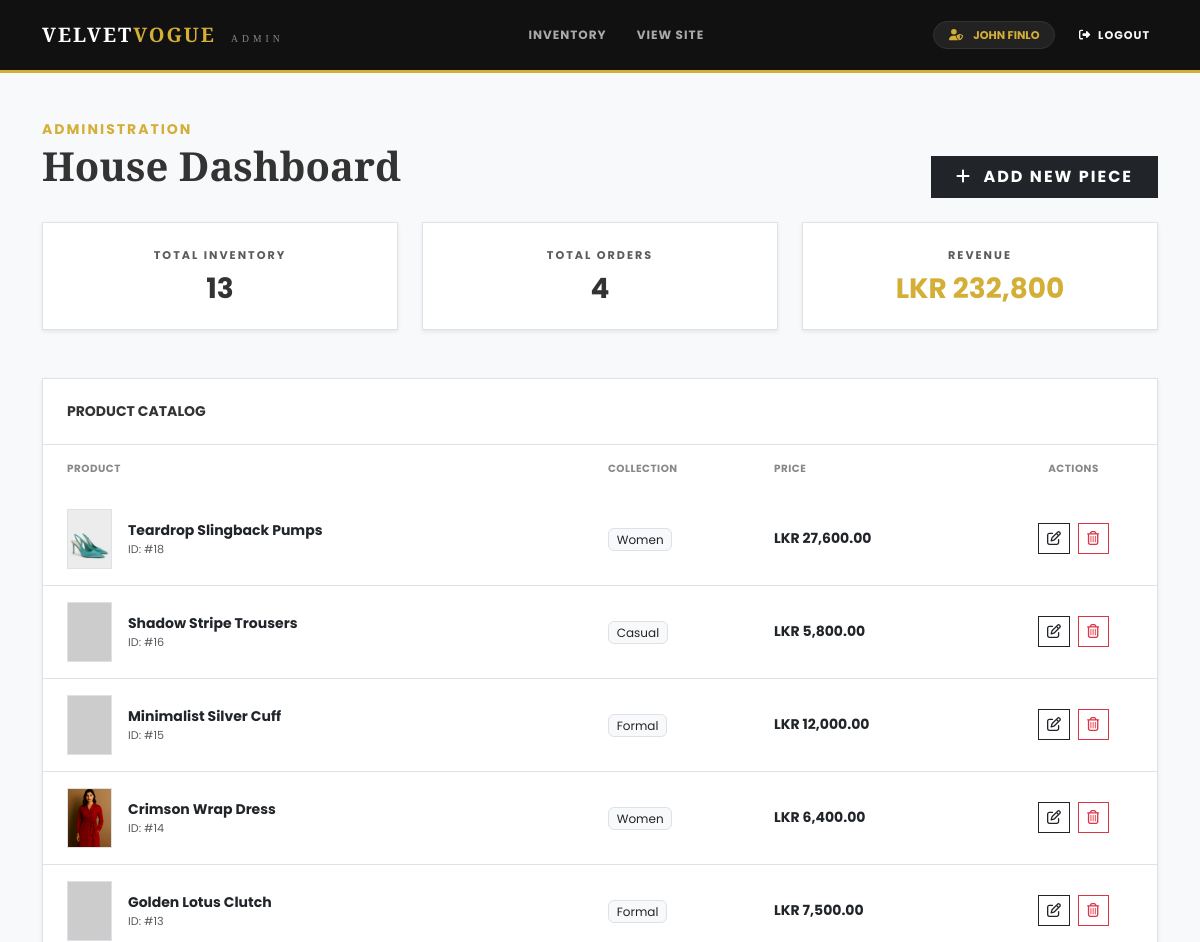
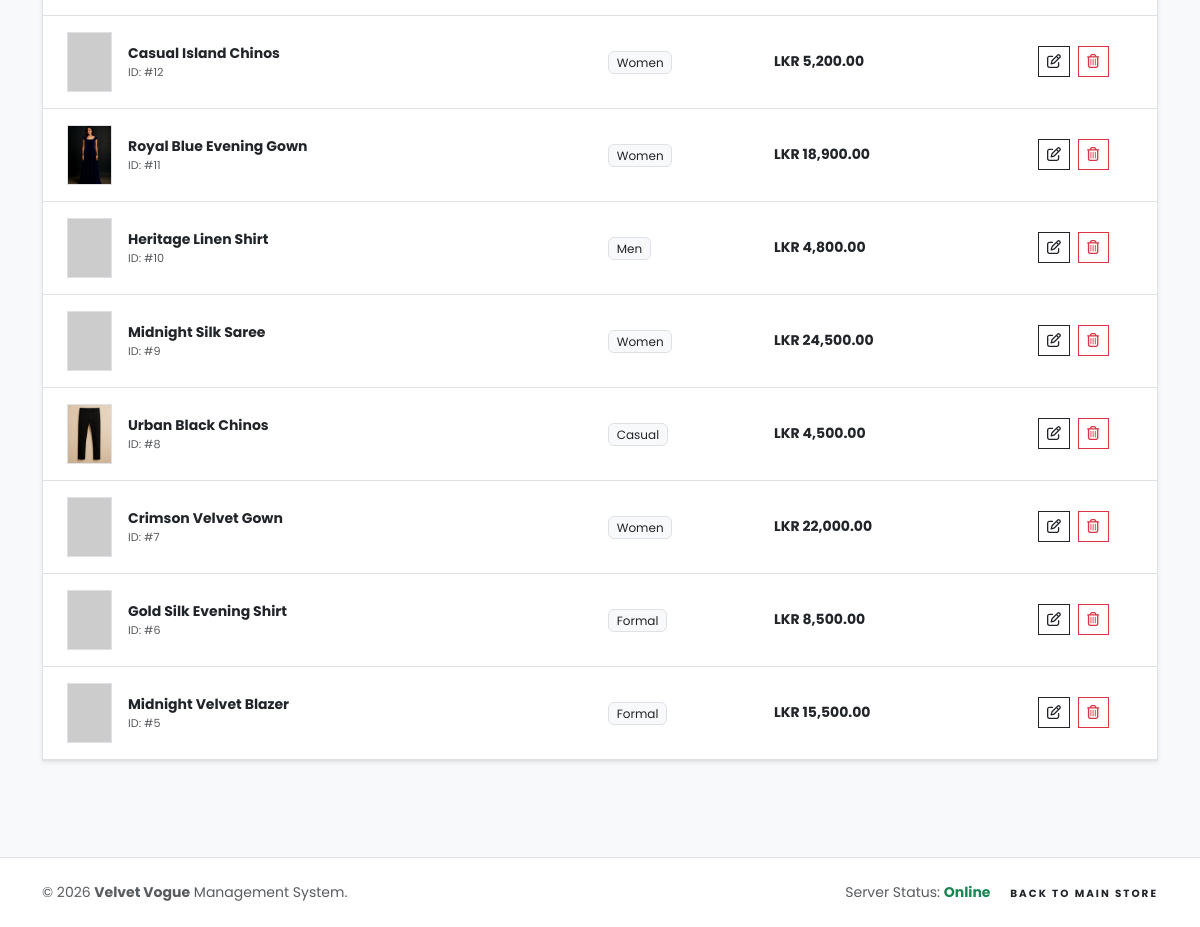
Page /admin/dashboard.php (signed in) on the committed database (2 pictures, top to bottom).
### tables this page shows
CREATE TABLE `products` (
  `id` int(11) NOT NULL,
  `name` varchar(255) DEFAULT NULL,
  `category_id` int(11) DEFAULT NULL,
  `description` text DEFAULT NULL,
  `price` decimal(10,2) DEFAULT NULL,
  `size` varchar(10) DEFAULT NULL,
  `colour` varchar(50) DEFAULT NULL,
  `image` varchar(255) DEFAULT NULL
);

CREATE TABLE `categories` (
  `id` int(11) NOT NULL,
  `name` varchar(100) DEFAULT NULL
);

### admin/dashboard.php (the view, shortened to what this page needs)
<?php
include 'includes/admin_header.php';
$total_products_res = mysqli_query($conn, "SELECT COUNT(*) as count FROM products");
$total_products = ($total_products_res) ? mysqli_fetch_assoc($total_products_res)['count'] : 0;
$total_orders_res = mysqli_query($conn, "SELECT COUNT(*) as count FROM orders");
$total_orders = ($total_orders_res) ? mysqli_fetch_assoc($total_orders_res)['count'] : 0;
$total_revenue_res = mysqli_query($conn, "SELECT SUM(total_amount) as total FROM orders");
$total_revenue = ($total_revenue_res) ? (mysqli_fetch_assoc($total_revenue_res)['total'] ?? 0) : 0;
$products_res = mysqli_query($conn, "SELECT p.*, c.name as category_name
                                     FROM products p
                                     LEFT JOIN categories c ON p.category_id = c.id
                                     ORDER BY p.id DESC");
?>
<div class="container py-5">
    <div class="d-flex justify-content-between align-items-end mb-4">
        <div>
            <h6 class="text-gold fw-bold text-uppercase tracking-widest small mb-1">Administration</h6>
            <h2 class="fw-bold display-6" style="font-family: 'Playfair Display', serif;">House Dashboard</h2>
        </div>
        <a href="add_product.php" class="btn btn-dark px-4 py-2 rounded-0 small fw-bold tracking-widest">
            <i class="fas fa-plus me-2"></i> ADD NEW PIECE
        </a>
    </div>
    <div class="row g-4 mb-5 text-center">
        <div class="col-md-4">
            <div class="p-4 border bg-white shadow-sm">
                <p class="text-muted extra-small text-uppercase tracking-widest fw-bold mb-2">Total Inventory</p>
                <h3 class="fw-bold mb-0"><?php echo $total_products; ?></h3>
            </div>
        </div>
        <div class="col-md-4">
            <div class="p-4 border bg-white shadow-sm">
                <p class="text-muted extra-small text-uppercase tracking-widest fw-bold mb-2">Total Orders</p>
                <h3 class="fw-bold mb-0"><?php echo $total_orders; ?></h3>
            </div>
        </div>
        <div class="col-md-4">
            <div class="p-4 border bg-white shadow-sm">
                <p class="text-muted extra-small text-uppercase tracking-widest fw-bold mb-2">Revenue</p>
                <h3 class="fw-bold text-gold mb-0">LKR <?php echo number_format($total_revenue, 0); ?></h3>
            </div>
        </div>
    </div>
    <div class="bg-white border shadow-sm">
        <div class="p-4 border-bottom d-flex justify-content-between align-items-center">
            <h5 class="fw-bold mb-0 small text-uppercase tracking-wider">Product Catalog</h5>
        </div>
        <div class="table-responsive">
            <table class="table align-middle mb-0">
                <thead class="bg-light">
                    <tr>
                        <th class="ps-4 border-0 py-3 small text-uppercase tracking-widest">Product</th>
                        <th class="border-0 py-3 small text-uppercase tracking-widest">Collection</th>
                        <th class="border-0 py-3 small text-uppercase tracking-widest">Price</th>
                        <th class="border-0 py-3 small text-uppercase tracking-widest text-center">Actions</th>
                    </tr>
                </thead>
                <tbody>
                    <?php if($products_res && mysqli_num_rows($products_res) > 0): ?>
                        <?php while($row = mysqli_fetch_assoc($products_res)): ?>
                        <tr>
                            <td class="ps-4">
                                <div class="d-flex align-items-center py-2">
                                    <img src="../assets/images/<?php echo htmlspecialchars($row['image']); ?>"
                                         class="border" style="width: 45px; height: 60px; object-fit: cover;"
                                         onerror="this.src='https://via.placeholder.com/45x60?text=No+Img'">
                                    <div class="ms-3">
                                        <p class="fw-bold mb-0 small"><?php echo htmlspecialchars($row['name']); ?></p>
                                        <p class="text-muted mb-0 extra-small">ID: #<?php echo $row['id']; ?></p>
                                    </div>
                                </div>
                            </td>
                            <td>
                                <span class="badge bg-light text-dark border fw-normal"><?php echo htmlspecialchars($row['category_name'] ?? 'Uncategorized'); ?></span>
                            </td>
                            <td class="fw-bold small">LKR <?php echo number_format($row['price'], 2); ?></td>
                            <td class="text-center">
                                <div class="d-flex justify-content-center gap-2">
                                    <a href="edit_product.php?id=<?php echo $row['id']; ?>" class="btn btn-outline-dark btn-sm rounded-0" title="Edit">
                                        <i class="far fa-edit"></i>
                                    </a>
                                    <a href="delete_product.php?id=<?php echo $row['id']; ?>"
                                       class="btn btn-outline-danger btn-sm rounded-0"
                                       onclick="return confirm('Remove this piece from the collection permanently?')" title="Delete">
                                        <i class="far fa-trash-alt"></i>
                                    </a>
                                </div>
                            </td>
                        </tr>
                        <?php endwhile; ?>
                    <?php else: ?>
                        <tr>
                            <td colspan="4" class="text-center py-5 text-muted">No products found in the boutique inventory.</td>
                        </tr>
                    <?php endif; ?>
                </tbody>
            </table>
        </div>
    </div>
</div>
<?php include 'includes/admin_footer.php'; ?>

### admin/includes/admin_header.php (shortened to what this page needs)
<!DOCTYPE html>
<html lang="en">
<head>
    <link href="https://cdn.jsdelivr.net/npm/bootstrap@5.3.0/dist/css/bootstrap.min.css" rel="stylesheet">
    <link rel="stylesheet" href="https://cdnjs.cloudflare.com/ajax/libs/font-awesome/6.4.0/css/all.min.css">
</head>
<body>
<nav class="navbar navbar-expand-lg admin-nav sticky-top">
    <div class="container">
        <a class="navbar-brand admin-brand" href="dashboard.php">VELVET<span>VOGUE</span> <small class="ms-2 fw-normal opacity-50" style="font-size: 0.6rem; letter-spacing: 4px;">ADMIN</small></a>
        <div class="collapse navbar-collapse" id="adminMenu">
            <ul class="navbar-nav mx-auto">
                <li class="nav-item">
                    <a class="nav-link nav-link-admin" href="dashboard.php">Inventory</a>
                </li>
                <li class="nav-item">
                    <a class="nav-link nav-link-admin" href="../shop.php" target="_blank">View Site</a>
                </li>
            </ul>
            <div class="d-flex align-items-center gap-3">
                <span class="admin-user-tag">
                    <i class="fas fa-user-shield me-2"></i> <?php echo strtoupper($_SESSION['user']['name']); ?>
                </span>
                <a href="../logout.php" class="btn btn-outline-light btn-sm rounded-0 border-0 fw-bold" title="Logout" style="font-size: 0.7rem; letter-spacing: 1px;">
                    <i class="fas fa-sign-out-alt me-1"></i> LOGOUT
                </a>
            </div>
        </div>
    </div>
</nav>

### admin/includes/admin_footer.php (shortened to what this page needs)
<footer class="py-4 mt-5 bg-white border-top">
    <div class="container">
        <div class="d-flex justify-content-between align-items-center flex-wrap">
            <p class="text-muted small mb-0">&copy; <?php echo date('Y'); ?> <strong>Velvet Vogue</strong> Management System.</p>
            <div class="small">
                <span class="text-muted me-3">Server Status: <span class="text-success fw-bold">Online</span></span>
                <a href="../index.php" class="text-dark text-decoration-none fw-bold tracking-widest" style="font-size: 0.65rem;">BACK TO MAIN STORE</a>
            </div>
        </div>
    </div>
</footer>
</body>
</html>

### admin/includes/admin_header.php (style rules this page uses)
:root { --admin-gold: #d4af37; --admin-dark: #111; }
body { font-family: 'Poppins', sans-serif; background-color: #f8f9fa; color: #333; }
.admin-nav { background: var(--admin-dark); border-bottom: 3px solid var(--admin-gold); padding: 15px 0; }
.admin-brand { font-family: 'Playfair Display', serif; color: white !important; letter-spacing: 2px; text-transform: uppercase; font-weight: 700; }
.admin-brand span { color: var(--admin-gold); }
.nav-link-admin { color: #aaa !important; font-size: 0.75rem; font-weight: 700; letter-spacing: 1px; text-transform: uppercase; transition: 0.3s; padding: 10px 15px !important; }
.admin-user-tag { background: #222; border: 1px solid #333; padding: 5px 15px; border-radius: 50px; color: var(--admin-gold); font-size: 0.7rem; font-weight: 700; }
.text-gold { color: var(--admin-gold) !important; }
.tracking-widest { letter-spacing: 2px; }

### admin/dashboard.php (style rules this page uses)
.text-gold { color: #d4af37 !important; }
.extra-small { font-size: 0.7rem; }
.tracking-widest { letter-spacing: 2px; }
.table thead th { font-weight: 700; color: #888; letter-spacing: 0.5px; font-size: 0.65rem; }

### rows in the picture
products: image (picture), name "Teardrop Slingback Pumps", id "18", category.name "Women", price "27,600.00"
products: name "Shadow Stripe Trousers", id "16", category.name "Casual", price "5,800.00"
products: name "Minimalist Silver Cuff", id "15", category.name "Formal", price "12,000.00"
products: image (picture), name "Crimson Wrap Dress", id "14", category.name "Women", price "6,400.00"
products: name "Golden Lotus Clutch", id "13", category.name "Formal", price "7,500.00"
products: name "Casual Island Chinos", id "12", category.name "Women", price "5,200.00"
products: image (picture), name "Royal Blue Evening Gown", id "11", category.name "Women", price "18,900.00"
products: name "Heritage Linen Shirt", id "10", category.name "Men", price "4,800.00"
products: name "Midnight Silk Saree", id "9", category.name "Women", price "24,500.00"
products: image (picture), name "Urban Black Chinos", id "8", category.name "Casual", price "4,500.00"
products: name "Crimson Velvet Gown", id "7", category.name "Women", price "22,000.00"
products: name "Gold Silk Evening Shirt", id "6", category.name "Formal", price "8,500.00"
products: name "Midnight Velvet Blazer", id "5", category.name "Formal", price "15,500.00"

### other values in the picture
$_SESSION['user']['name'] "JOHN FINLO"
$total_products "13"
$total_orders "4"
$total_revenue "232,800"
